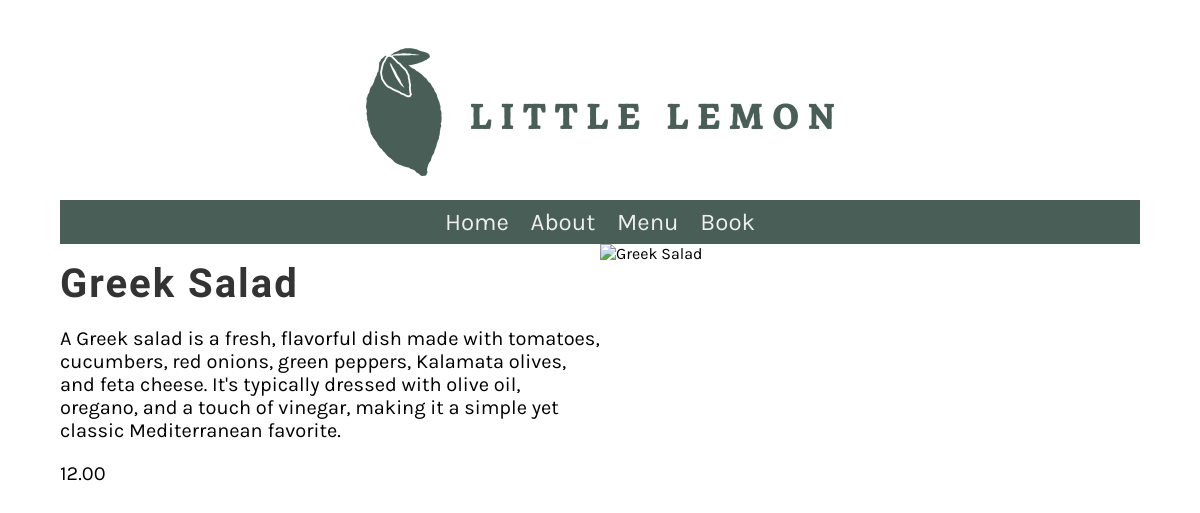
/menu_item/1, run on the app's committed database.
### restaurant/models.py (models this page shows, shortened)
class Menu(models.Model):
   name = models.CharField(max_length= 255)
   price = models.IntegerField()
   description = models.CharField(max_length=1000, default='')

### restaurant/views.py (the view)
# urls.py: path('menu_item/<int:pk>',views.display_menu_item, name="menu_item"),
def display_menu_item(request, pk=None):
    if pk:
        menu_item = Menu.objects.get(pk=pk)
    else:
        menu_item = ""
    return render(request,'menu_item.html', {'menu_item': menu_item})

### restaurant/templates/menu_item.html
{% extends 'base.html' %}
{% block content %}
<div class="row">
    <div class="column">
        <h2>{{menu_item.name}}</h2>
        <p>{{menu_item.description}}</p>
        <p>{{menu_item.price}}.00</p>
    </div>
    <div class="column">
        <img src="{{ menu_item.image.url }}" alt="{{ menu_item.name }}" class="menu-item-image">
    </div>
</div>
{%endblock%}

### restaurant/static/css/style.css (style rules this page uses)
body { font-family: 'Karla', sans-serif; margin-top: 3rem; margin-bottom: 3rem; margin-left: 5%; margin-right: 5%; }
h1, h2, h3, h4, h5, h6 { font-family: 'Markazi Text', serif; letter-spacing: 2px;; }
h2 { font-size: 2.5rem; color: #333333; margin:1rem 0; }
p, ul { font-size: 1.25rem;; }
.row { display: flex; flex-direction: row; width: 100%; padding-bottom: 1rem; }
.column { flex-basis: 50%; margin-bottom: 1rem; padding-bottom: 1rem; }

### data on the page
Menu: name "Greek Salad", description "A Greek salad is a fresh, flavorful dish made with tomatoes, cucumbers, red onions, green peppers, Kalamata olives, and feta cheese. It's typically dressed with olive oil, oregano, and a touch of vinegar, making it a simple yet classic Mediterranean favorite.", price "12"
